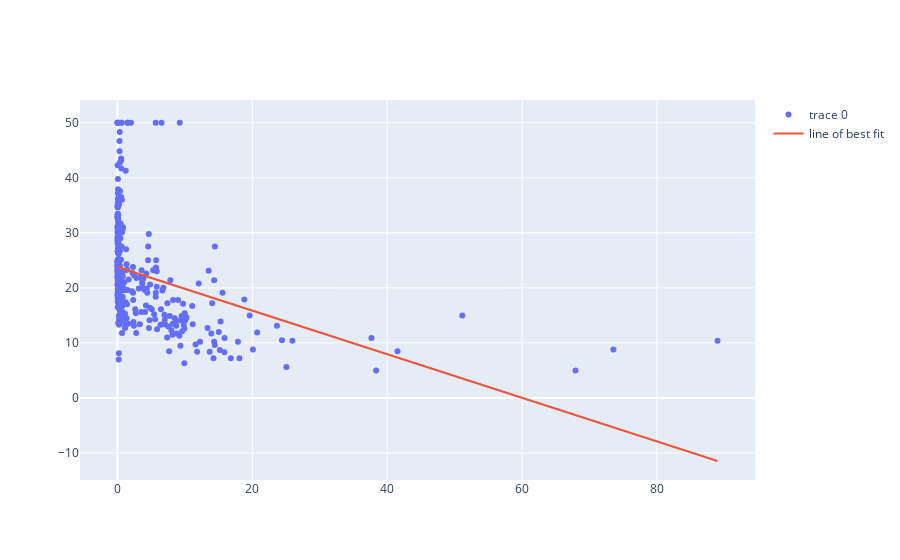
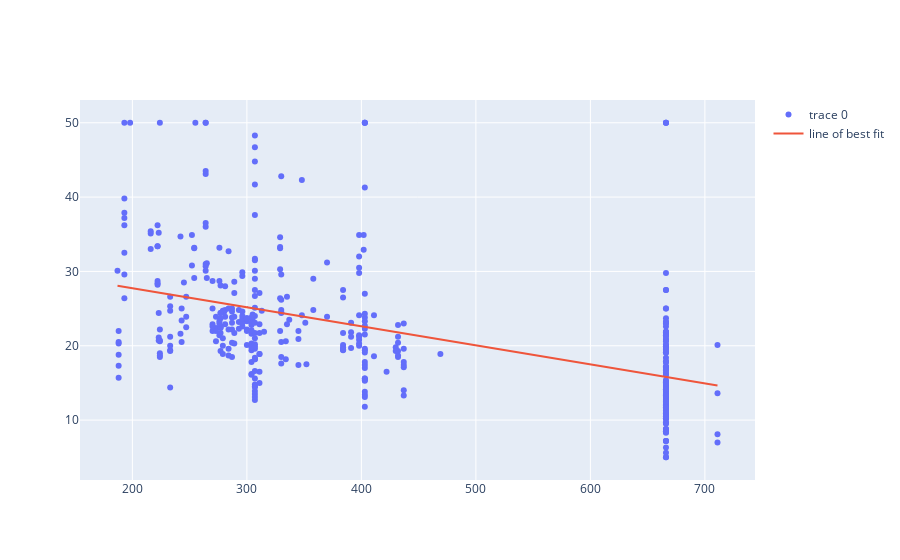
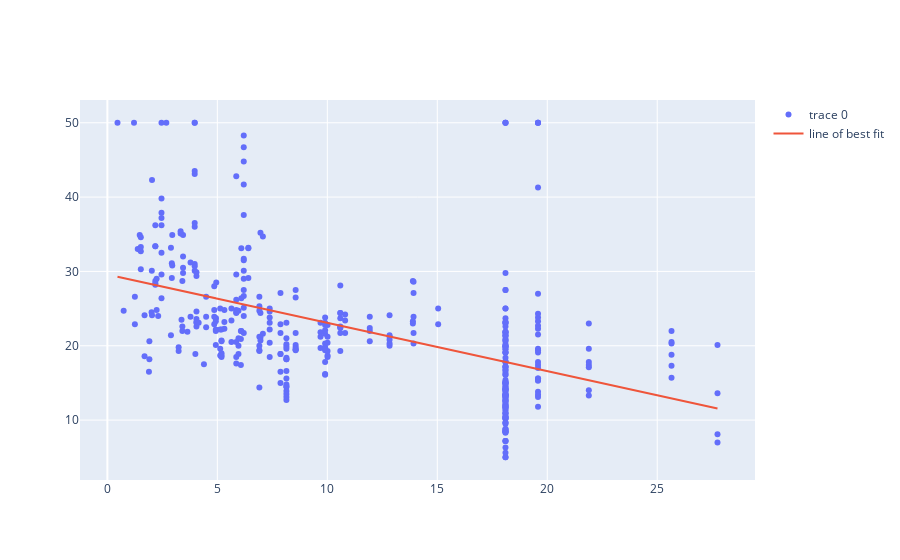
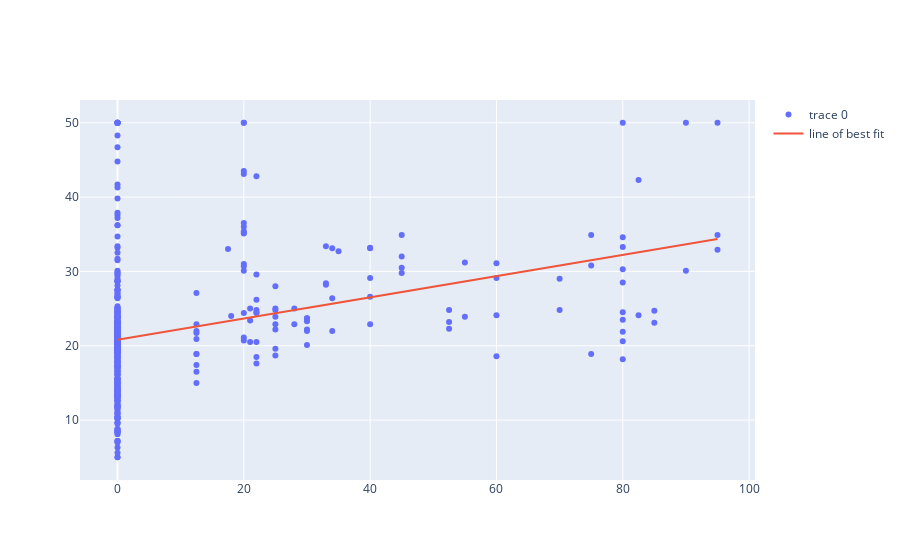

Write notebook code for charts like these, in order.
### Code cell
reg = LinearRegression().fit(np.vstack(housing['crim']), housing['medv'])
bestfit_crim = reg.predict(np.vstack(housing['crim']))
fig = go.Figure()
fig.add_trace(go.Scatter(x=housing['crim'], y=housing['medv'], mode='markers'))
fig.add_trace(go.Scatter(name='line of best fit', x=housing['crim'], y=bestfit_crim, mode='lines'))
fig.show()

reg = LinearRegression().fit(np.vstack(housing['tax']), housing['medv'])
bestfit_tax = reg.predict(np.vstack(housing['tax']))
fig = go.Figure()
fig.add_trace(go.Scatter(x=housing['tax'], y=housing['medv'], mode='markers'))
fig.add_trace(go.Scatter(name='line of best fit', x=housing['tax'], y=bestfit_tax, mode='lines'))
fig.show()


reg = LinearRegression().fit(np.vstack(housing['indus']), housing['medv'])
bestfit_indus = reg.predict(np.vstack(housing['indus']))
fig = go.Figure()
fig.add_trace(go.Scatter(x=housing['indus'], y=housing['medv'], mode='markers'))
fig.add_trace(go.Scatter(name='line of best fit', x=housing['indus'], y=bestfit_indus, mode='lines'))
fig.show()

reg = LinearRegression().fit(np.vstack(housing['zn']), housing['medv'])
bestfit_zn = reg.predict(np.vstack(housing['zn']))
fig = go.Figure()
fig.add_trace(go.Scatter(x=housing['zn'], y=housing['medv'], mode='markers'))
fig.add_trace(go.Scatter(name='line of best fit', x=housing['zn'], y=bestfit_zn, mode='lines'))
fig.show()

### Figure 1 — Plotly figure (JSON) as saved in the notebook; plotly's stock layout.template omitted (floating-point values rounded to 4 significant figures; data arrays with more than 128 entries replaced by an {"elided": "..."} marker saying what was removed)
{"data": [{"mode": "markers", "type": "scatter", "x": {"elided": "404 float values"}, "y": {"elided": "404 float values"}}, {"mode": "lines", "name": "line of best fit", "type": "scatter", "x": {"elided": "404 float values"}, "y": {"elided": "404 float values"}}], "layout": {}}

### Figure 2 — Plotly figure (JSON) as saved in the notebook; plotly's stock layout.template omitted (floating-point values rounded to 4 significant figures; data arrays with more than 128 entries replaced by an {"elided": "..."} marker saying what was removed)
{"data": [{"mode": "markers", "type": "scatter", "x": {"elided": "404 int values"}, "y": {"elided": "404 float values"}}, {"mode": "lines", "name": "line of best fit", "type": "scatter", "x": {"elided": "404 int values"}, "y": {"elided": "404 float values"}}], "layout": {}}

### Figure 3 — Plotly figure (JSON) as saved in the notebook; plotly's stock layout.template omitted (floating-point values rounded to 4 significant figures; data arrays with more than 128 entries replaced by an {"elided": "..."} marker saying what was removed)
{"data": [{"mode": "markers", "type": "scatter", "x": {"elided": "404 float values"}, "y": {"elided": "404 float values"}}, {"mode": "lines", "name": "line of best fit", "type": "scatter", "x": {"elided": "404 float values"}, "y": {"elided": "404 float values"}}], "layout": {}}

### Figure 4 — Plotly figure (JSON) as saved in the notebook; plotly's stock layout.template omitted (floating-point values rounded to 4 significant figures; data arrays with more than 128 entries replaced by an {"elided": "..."} marker saying what was removed)
{"data": [{"mode": "markers", "type": "scatter", "x": {"elided": "404 float values"}, "y": {"elided": "404 float values"}}, {"mode": "lines", "name": "line of best fit", "type": "scatter", "x": {"elided": "404 float values"}, "y": {"elided": "404 float values"}}], "layout": {}}
